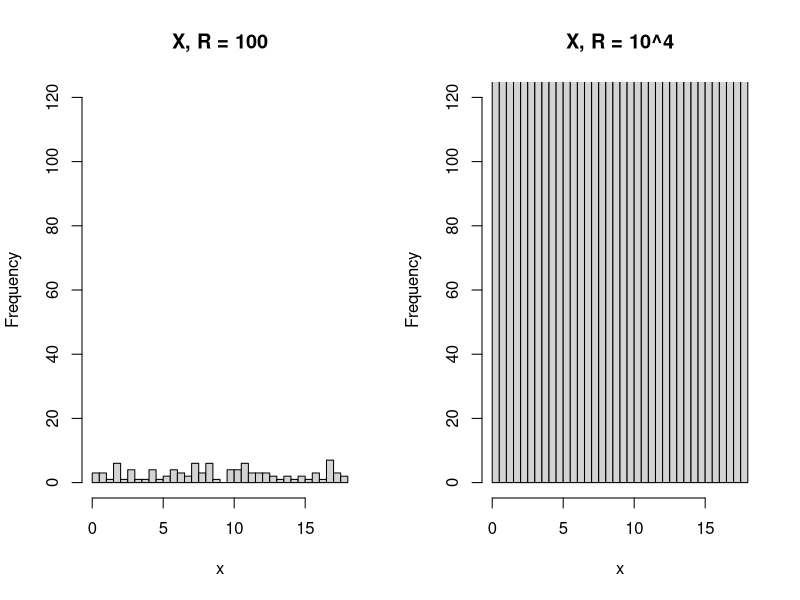
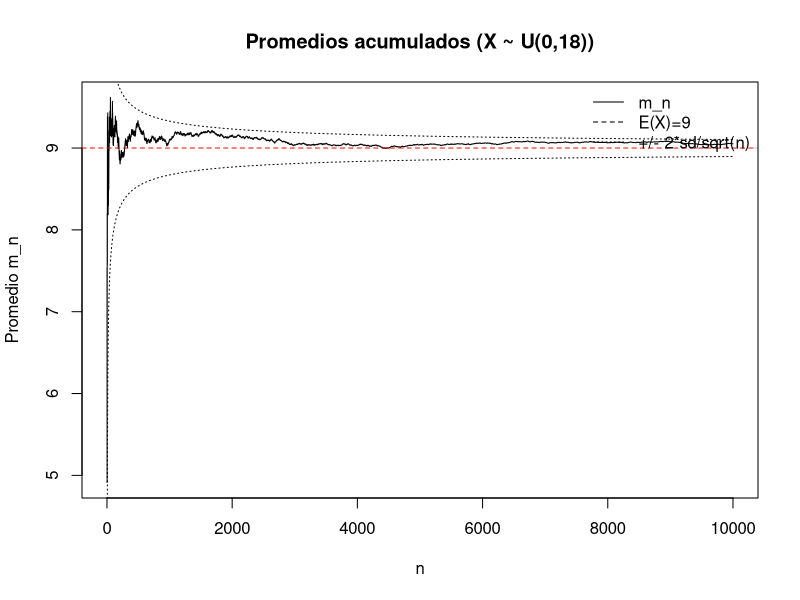

The R script that drew these images, in order:
## ---- chunk 1
set.seed(13)

X_dist <- function(R) {
  runif(n = R, min = 0, max = 18)
}
## ---- chunk 2
x100  <- X_dist(100)
x1e4  <- X_dist(10^4)

par(mfrow = c(1,2))
hist(x100, breaks = 30, main = "X, R = 100", xlab = "x", ylim = c(0, 120))
hist(x1e4, breaks = 30, main = "X, R = 10^4", xlab = "x", ylim = c(0, 120))
par(mfrow = c(1,1))


## ---- chunk 3
R <- 10^4
manyX <- X_dist(R)

m_n <- cumsum(manyX) / seq_along(manyX)

plot(seq_along(m_n), m_n, type = "l", lwd = 1,
     xlab = "n", ylab = "Promedio m_n",
     main = "Promedios acumulados (X ~ U(0,18))")
abline(h = 9, col = "red", lty = 2)

# bandas de referencia +/- 2*sd/sqrt(n)
sigma2 <- 27
sd_seq <- sqrt(sigma2 / seq_along(m_n))
lines(seq_along(m_n), 9 + 2*sd_seq, lty = 3)
lines(seq_along(m_n), 9 - 2*sd_seq, lty = 3)

legend("topright",
       legend = c("m_n", "E(X)=9", "+/- 2*sd/sqrt(n)"),
       lty = c(1,2,3), bty = "n")

